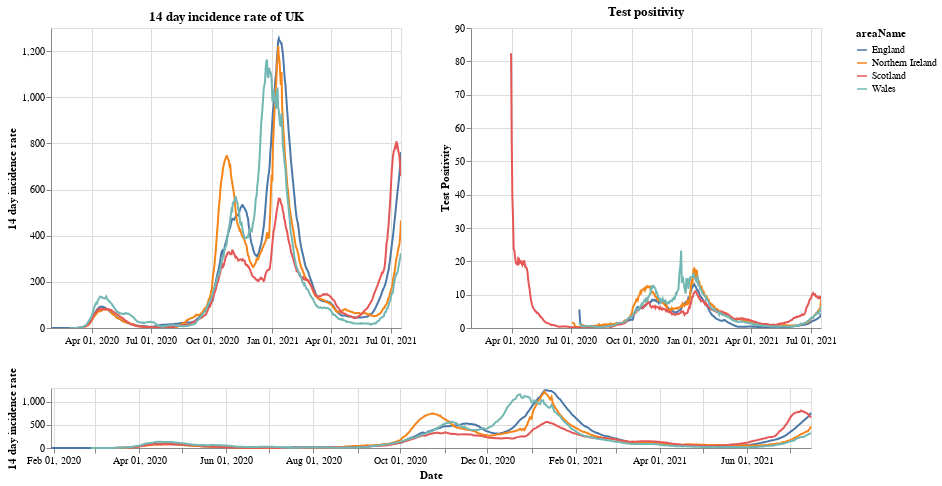

The cell this chart's notebook holds for it:
### Markdown cell above
# Plots

First a plot with each country in the UK. The top right shows the positivity rate for (which is the percentage of registered tests which were positive) while the top left is the 14 day incidence rate. The bottom chart can be used to select the timeframe (does not work on a mobile device).

### Code cell
#collapse
brush = alt.selection(type='interval', name='DateBrush',encodings=['x'],fields=['Time'])
leg_selection = alt.selection_multi(fields=['areaName'], bind='legend')

base = alt.Chart(uk_cases).mark_line().encode(
    x=alt.X("yearmonthdate(date):T", axis=alt.Axis(title='Date')),
    y=alt.Y("twoWeeklyCasesRate:Q", axis=alt.Axis(title='14 day incidence rate')),
    tooltip=['areaName', 'date','twoWeeklyCasesRate', 'testPositivity'],
    color='areaName',
    opacity=alt.condition(leg_selection, alt.value(2), alt.value(0.1))
).add_selection(leg_selection).properties(width=350)

upper = base.encode(alt.X('yearmonthdate(date):T', axis=alt.Axis(title=''),
                         scale=alt.Scale(domain=brush))
                   ).properties(title=f'14 day incidence rate of UK')
upper_right = upper.encode(alt.Y('testPositivity:Q', axis=alt.Axis(title='Test Positivity'))).properties(title='Test positivity')
lower = base.properties(height=60, width = 760).add_selection(brush)

(upper | upper_right) & lower

### Figure 1 — Vega-Lite specification as saved in the notebook (floating-point values rounded to 4 significant figures; data arrays with more than 128 entries replaced by an {"elided": "..."} marker saying what was removed)
{"config": {"view": {"continuousWidth": 400, "continuousHeight": 300}}, "vconcat": [{"hconcat": [{"mark": "line", "encoding": {"color": {"type": "nominal", "field": "areaName"}, "opacity": {"condition": {"value": 2, "selection": "selector001"}, "value": 0.1}, "tooltip": [{"type": "nominal", "field": "areaName"}, {"type": "temporal", "field": "date"}, {"type": "quantitative", "field": "twoWeeklyCasesRate"}, {"type": "quantitative", "field": "testPositivity"}], "x": {"type": "temporal", "axis": {"title": ""}, "field": "date", "scale": {"domain": {"selection": "DateBrush"}}, "timeUnit": "yearmonthdate"}, "y": {"type": "quantitative", "axis": {"title": "14 day incidence rate"}, "field": "twoWeeklyCasesRate"}}, "selection": {"selector001": {"type": "multi", "fields": ["areaName"], "bind": "legend"}}, "title": "14 day incidence rate of UK", "width": 350}, {"mark": "line", "encoding": {"color": {"type": "nominal", "field": "areaName"}, "opacity": {"condition": {"value": 2, "selection": "selector001"}, "value": 0.1}, "tooltip": [{"type": "nominal", "field": "areaName"}, {"type": "temporal", "field": "date"}, {"type": "quantitative", "field": "twoWeeklyCasesRate"}, {"type": "quantitative", "field": "testPositivity"}], "x": {"type": "temporal", "axis": {"title": ""}, "field": "date", "scale": {"domain": {"selection": "DateBrush"}}, "timeUnit": "yearmonthdate"}, "y": {"type": "quantitative", "axis": {"title": "Test Positivity"}, "field": "testPositivity"}}, "selection": {"selector001": {"type": "multi", "fields": ["areaName"], "bind": "legend"}}, "title": "Test positivity", "width": 350}]}, {"mark": "line", "encoding": {"color": {"type": "nominal", "field": "areaName"}, "opacity": {"condition": {"value": 2, "selection": "selector001"}, "value": 0.1}, "tooltip": [{"type": "nominal", "field": "areaName"}, {"type": "temporal", "field": "date"}, {"type": "quantitative", "field": "twoWeeklyCasesRate"}, {"type": "quantitative", "field": "testPositivity"}], "x": {"type": "temporal", "axis": {"title": "Date"}, "field": "date", "timeUnit": "yearmonthdate"}, "y": {"type": "quantitative", "axis": {"title": "14 day incidence rate"}, "field": "twoWeeklyCasesRate"}}, "height": 60, "selection": {"selector001": {"type": "multi", "fields": ["areaName"], "bind": "legend"}, "DateBrush": {"type": "interval", "encodings": ["x"], "fields": ["Time"]}}, "width": 760}], "data": {"name": "data-1a9b9cf3e03adee6694efc9a1817e597"}, "$schema": "https://vega.github.io/schema/vega-lite/v4.8.1.json", "datasets": {"data-1a9b9cf3e03adee6694efc9a1817e597": {"elided": "2044 records"}}}
